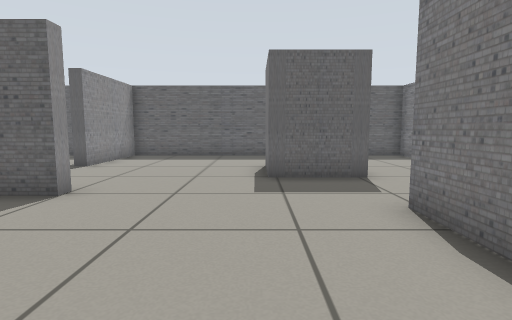
View 1 (above)

14 first-person views from a walk through a world built for the Gazebo simulator. The camera is 0.6 m above the floor, tilts 6° down and sees 80° across. The floor is counted in squares, 0.5 m on a side. Each view is taken from the middle of a square. On the plan, view 1 faces up. The plan holds only what a view shows up to about 13 squares ahead; the rest is blank.

View 2
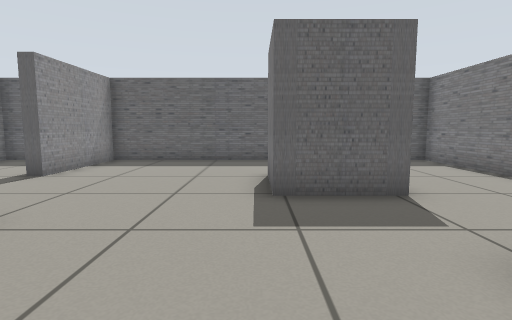

View 3
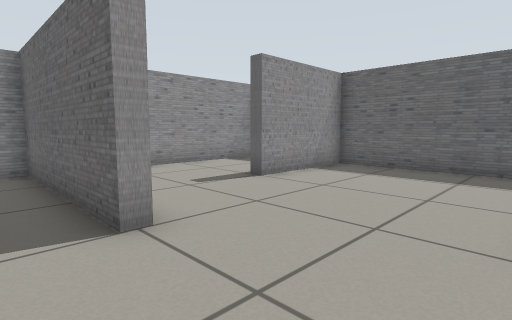

View 4
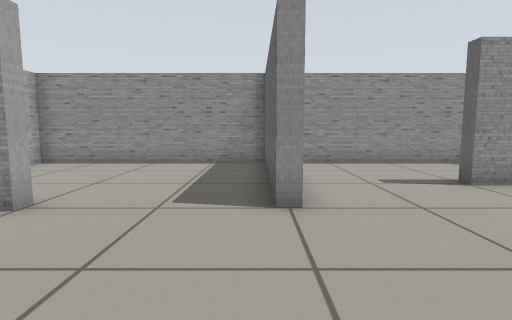

View 5
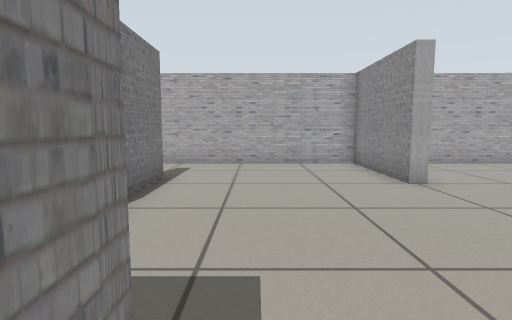

View 6
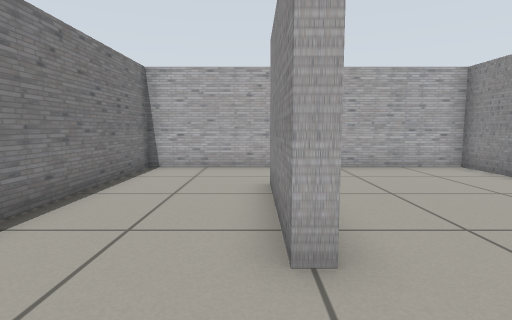

View 7
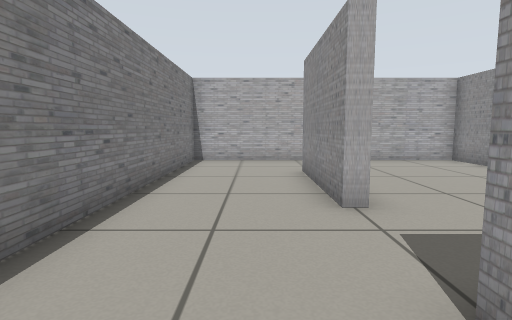

View 8
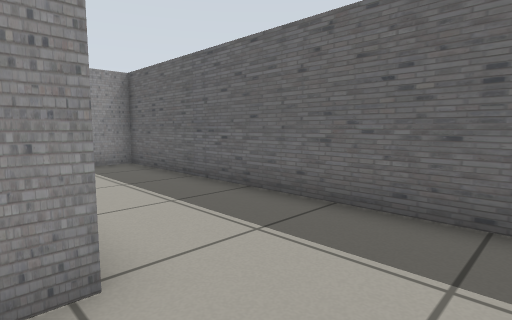

View 9
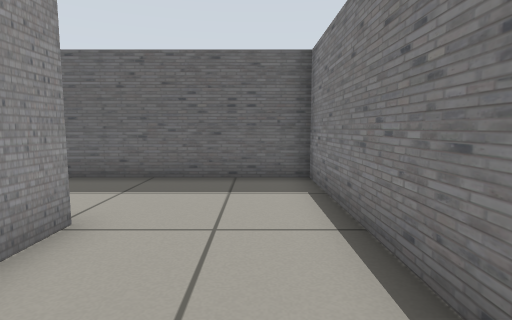

View 10
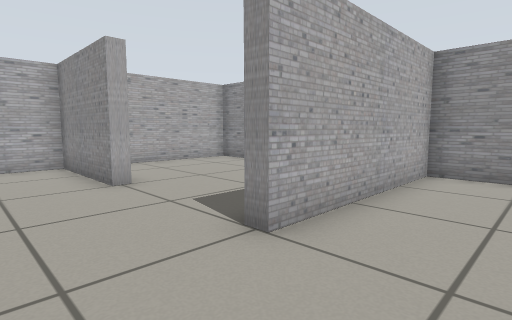

View 11
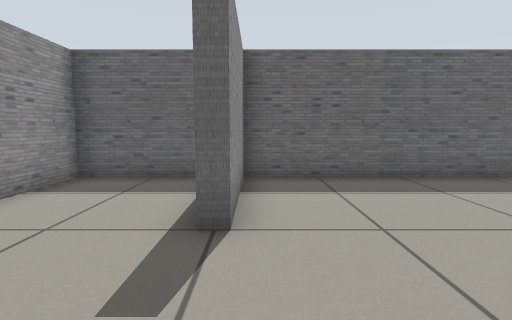

View 12
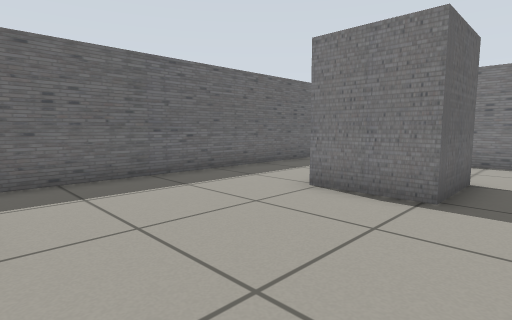

View 13
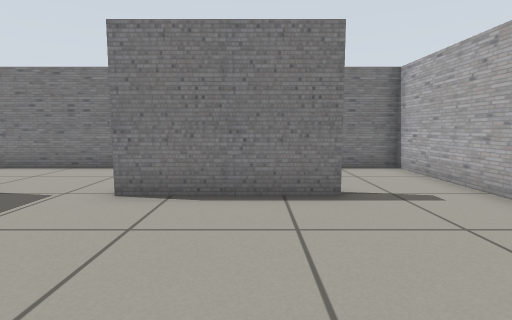

View 14
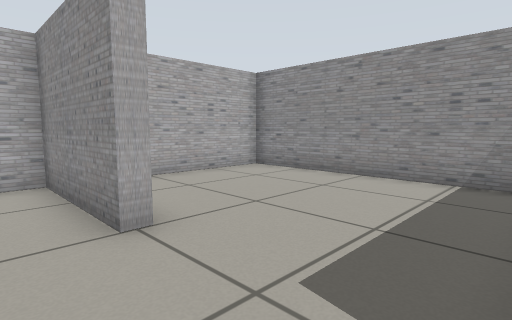

### Floor plan
Points are (right, up) in squares from view 1. A wall is a line through its corners. A room is listed if a view was taken in it or the views show most of it. See-through windows are left out.
Room 1 (views 1, 2, 3, 4, 5, 6, 7, 8, 9, 10, 11, 12, 13, 14)
walls: (2.7, 9.7) (2.7, 7.3) (0.3, 7.3) (0.3, 9.7); (-3.8, 1.5) (-3.3, 1.5) (-3.3, -2.3) (6.3, -2.3) (6.3, 13.3) (-5.3, 13.3) (-5.3, 9.5) (-5.8, 9.5); (2.3, 0.4) (2.3, 4.5) (2.7, 4.5) (2.7, 0.5); (-6.4, 13.3) (-9.3, 13.3) (-9.3, 5.7) (-3.5, 5.7) (-3.5, 5.3)
ways out: opening at (-4, 3) to room 2
Room 2 (no view inside)
walls: (-3.5, 5.3) (-9.3, 5.3) (-9.3, -2.3) (-5.2, -2.3)
ways out: opening at (-4, 3) to room 1

Where each view was taken, in squares from view 1:
view 1: 0 up, 0 right, facing up
view 2: 2 up, 0 right, facing up
view 3: 4 up, 0 right, facing up-left
view 4: 5 up, 1 right, facing left
view 5: 8 up, 0 right, facing down
view 6: 7 up, 3 right, facing down
view 7: 9 up, 4 right, facing down
view 8: 9 up, 5 right, facing up-left
view 9: 6 up, 5 right, facing up
view 10: 8 up, 1 left, facing down-left
view 11: 6 up, 5 left, facing up
view 12: 6 up, 5 left, facing up-right
view 13: 2 up, 3 left, facing right
view 14: 5 up, 2 left, facing down-left
